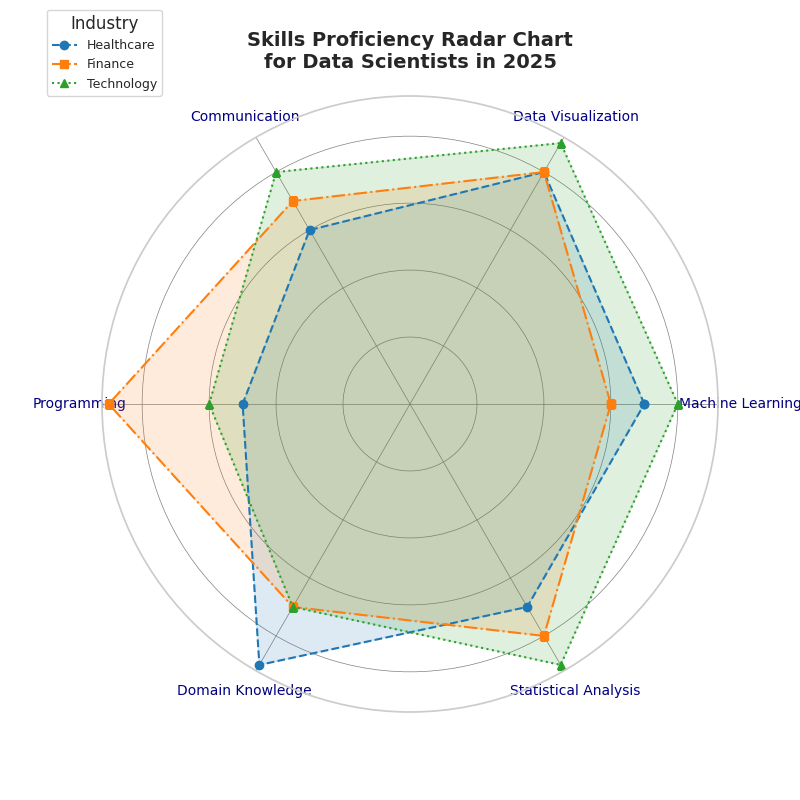

The Python source for this figure:
import matplotlib.pyplot as plt
import numpy as np

categories = [
    'Machine Learning',
    'Data Visualization',
    'Communication',
    'Programming',
    'Domain Knowledge',
    'Statistical Analysis'
]

proficiency_healthcare = [7, 8, 6, 5, 9, 7]
proficiency_finance = [6, 8, 7, 9, 7, 8]
proficiency_technology = [8, 9, 8, 6, 7, 9]

num_vars = len(categories)
angles = np.linspace(0, 2 * np.pi, num_vars, endpoint=False).tolist()
proficiency_healthcare += proficiency_healthcare[:1]
proficiency_finance += proficiency_finance[:1]
proficiency_technology += proficiency_technology[:1]
angles += angles[:1]

fig, ax = plt.subplots(figsize=(8, 8), subplot_kw=dict(polar=True))
fig.subplots_adjust(wspace=0.5)

ax.set_title('Skills Proficiency Radar Chart\nfor Data Scientists in 2025', fontsize=14, fontweight='bold', pad=20)

# Changed line styles and markers
ax.plot(angles, proficiency_healthcare, linewidth=1.5, linestyle='dashed', marker='o', label='Healthcare', color='#1f77b4')
ax.fill(angles, proficiency_healthcare, alpha=0.15, color='#1f77b4')

ax.plot(angles, proficiency_finance, linewidth=1.5, linestyle='dashdot', marker='s', label='Finance', color='#ff7f0e')
ax.fill(angles, proficiency_finance, alpha=0.15, color='#ff7f0e')

ax.plot(angles, proficiency_technology, linewidth=1.5, linestyle='dotted', marker='^', label='Technology', color='#2ca02c')
ax.fill(angles, proficiency_technology, alpha=0.15, color='#2ca02c')

ax.set_yticklabels([])
ax.set_xticks(angles[:-1])
ax.set_xticklabels(categories, fontsize=10, color='navy')

# Altered legend position and added grid lines
ax.legend(loc='upper left', bbox_to_anchor=(-0.1, 1.15), fontsize=9, title='Industry')
ax.grid(color='gray', linestyle='-', linewidth=0.5)

# Removed plt.tight_layout() as it may not be necessary after adjusting appearance
plt.show()
